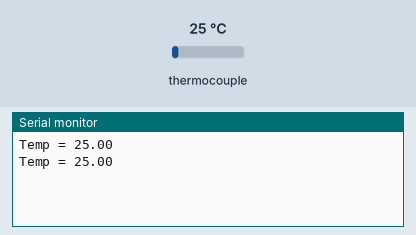
Bench run of a sketch on a simulated Arduino Uno, built with avr-gcc and run on an emulated ATmega328P. Parts: the last lines printed to the serial monitor. The test bench sets the inputs (shaded band); at power-on: thermocouple 25 °C.

Above: at 1.2 s.
1.3 s: thermocouple set to 6 °C
At 1.9 s:
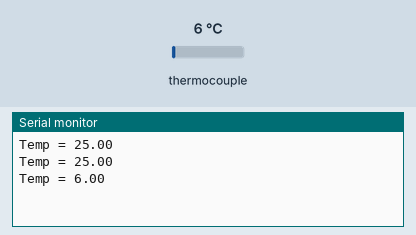
2.8 s: thermocouple set to 75 °C
At 3.31 s:
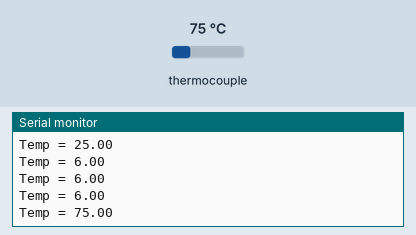
Timing chart, 0 to 5.8 s (numbered marks = the images above; inputs shaded):
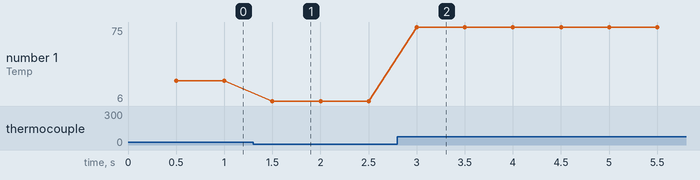

The sketch:

MegaMAX31865Pt1003Wire.ino
```cpp
#include "RTD_MAX31865.h"

RTD_MAX31865 rtd(49);

void setup() {
  Serial.begin(115200);
  rtd.begin(MAX31865_3WIRE);
  rtd.setReadInterval(150);
}

void loop() {
  unsigned long now = millis();

  rtd.update(now);

  static unsigned long lastPrint = 0;
  if (now - lastPrint >= 500) {
    lastPrint = now;

    if (rtd.hasFault()) {
      Serial.println("RTD FAULT");
    } else {
      Serial.print("Temp = ");
      Serial.println(rtd.getTemperature());
    }
  }
}
```

RTD_MAX31865.cpp
```cpp
#include "RTD_MAX31865.h"

RTD_MAX31865::RTD_MAX31865(uint8_t csPin,
                           float rNominal,
                           float rRef)
  : _rtd(csPin),
    _rNominal(rNominal),
    _rRef(rRef),
    _temperature(NAN),
    _fault(0),
    _lastReadTime(0),
    _readInterval(200)
{
}

void RTD_MAX31865::begin(uint8_t wireMode) {
  _rtd.begin(wireMode);
}

void RTD_MAX31865::setReadInterval(uint16_t intervalMs) {
  _readInterval = intervalMs;
}

void RTD_MAX31865::update(unsigned long now) {
  if (now - _lastReadTime < _readInterval) return;
  _lastReadTime = now;

  _temperature = _rtd.temperature(_rNominal, _rRef);
  _fault = _rtd.readFault();

  if (_fault) {
    _rtd.clearFault();
  }
}

float RTD_MAX31865::getTemperature() const {
  return _temperature;
}

uint8_t RTD_MAX31865::getFault() const {
  return _fault;
}

bool RTD_MAX31865::hasFault() const {
  return _fault != 0;
}

bool RTD_MAX31865::isDataValid() const {
  return (!isnan(_temperature) && _fault == 0);
}
```

RTD_MAX31865.h
```cpp
#ifndef RTD_MAX31865_H
#define RTD_MAX31865_H

#include <Arduino.h>
#include <Adafruit_MAX31865.h>

class RTD_MAX31865 {
public:
  RTD_MAX31865(uint8_t csPin,
               float rNominal = 100.0,
               float rRef = 430.0);

  void begin(uint8_t wireMode);
  void update(unsigned long now);
  void setReadInterval(uint16_t intervalMs);

  float   getTemperature() const;
  uint8_t getFault() const;
  bool    hasFault() const;
  bool    isDataValid() const;

private:
  Adafruit_MAX31865 _rtd;
  float _rNominal;
  float _rRef;

  float _temperature;
  uint8_t _fault;

  unsigned long _lastReadTime;
  uint16_t _readInterval;
};

#endif
```

Measured:
- after the input at 1.3 s, the serial monitor: prints a new line after 0.20 s (image 1)
- after the input at 2.8 s, the serial monitor: prints a new line after 0.20 s (image 2)
- plotted number 1: 25 → 6 after the input at 1.3 s, 6 → 75 after the input at 2.8 s
